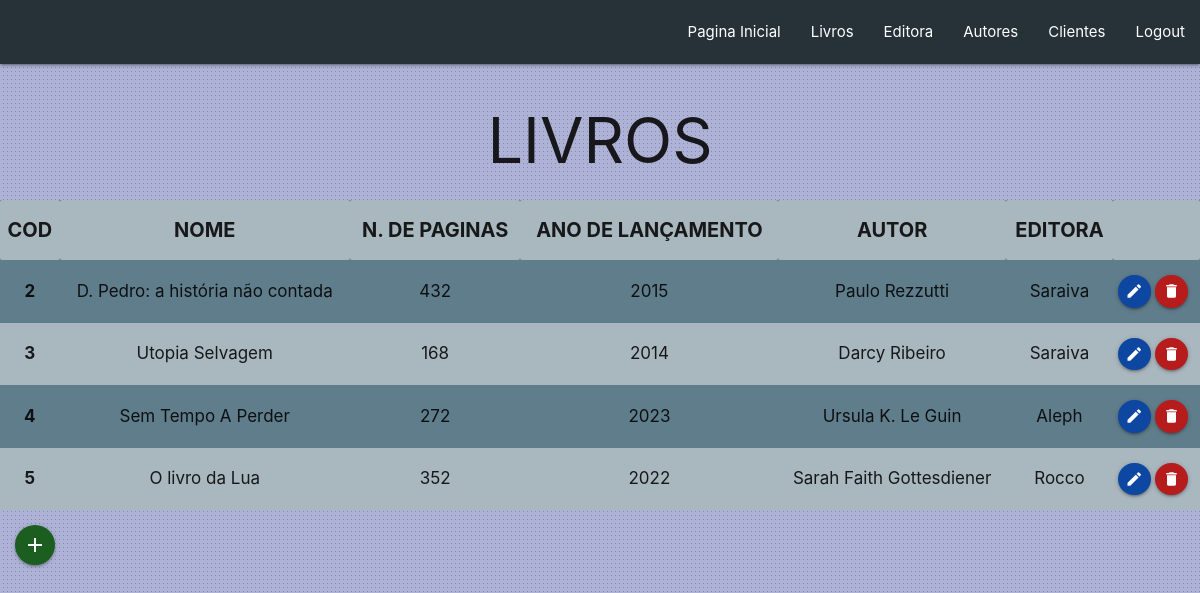
The app's page /VIEW/livros/listalivros.php (signed in) with its own data.
### tables this page shows
CREATE TABLE `livros` (
  `cod` int(11) NOT NULL,
  `nome` varchar(100) NOT NULL,
  `n_paginas` int(100) NOT NULL,
  `data_de_lancamento` int(4) NOT NULL,
  `autor` varchar(45) NOT NULL,
  `editora` varchar(45) NOT NULL
);

### DAL/dalLivros.php (called while the page is built, shortened)
<?php
    include_once 'C:\xampp\htdocs\ProjetoBibliotecaphp2023\MODEL\Livros.php';
    class dalLivros{
        public function Select(){
            $listalivros = array();
            $sql = "select * from livros;";
            $con = Conexao::conectar();
            $result = $con->query($sql);
            foreach($result as $linha){
                $livros = new \MODEL\Livros();
                $livros->setcod($linha['cod']);
                $livros->setnome($linha['nome']);
                $livros->setn_paginas($linha['n_paginas']);
                $livros->setdata_de_lancamento($linha['data_de_lancamento']);
                $livros->setautor($linha['autor']);
                $livros->seteditora($linha['editora']);
                $listalivros[] = $livros;
            }
            return $listalivros;
        }
    }
?>

### BLL/BLL_Livros.php (called while the page is built, shortened)
<?php
    include_once 'C:\xampp\htdocs\ProjetoBibliotecaphp2023\DAL\dalLivros.php';
    class bllLivros {
        public function Select (){
            $dal = new  \DAL\dalLivros();
            return $dal->Select();
        }
    }
?>

### MODEL/Livros.php (called while the page is built, shortened)
<?php
    class Livros {
        private ?int $cod = null;
        private ?string $nome = null;
        private ?int $n_paginas = null;
        private ?int $data_de_lancamento = null;
        private ?string $autor = null;
        private ?string $editora = null;
        public function getcod(){
            return $this->cod;
        }
        public function setcod(int $cod){
            $this->cod = $cod;
        }
        public function getnome(){
            return $this->nome;
        }
        public function setnome(string $nome){
            $this->nome = $nome;
        }
        public function getn_paginas(){
            return $this->n_paginas;
        }
        public function setn_paginas(int $n_paginas){
            $this->n_paginas = $n_paginas;
        }
        public function getdata_de_lancamento(){
            return $this->data_de_lancamento;
        }
        public function setdata_de_lancamento(int $data_de_lancamento){
            $this->data_de_lancamento = $data_de_lancamento;
        }
        public function getautor(){
            return $this->autor;
        }
        public function setautor(string $autor){
            $this->autor = $autor;
        }
        public function geteditora(){
            return $this->editora;
        }
        public function seteditora(string $editora){
            $this->editora = $editora;
        }
    }
?>

### VIEW/livros/listalivros.php (the view, shortened to what this page needs)
<?php
    include_once 'C:\xampp\htdocs\ProjetoBibliotecaphp2023\BLL\BLL_Livros.php';
    $bll = new \BLL\bllLivros();
    $lstlivros = $bll->Select();
?>
<!DOCTYPE html>
<html lang="pt-br">
<head>
    <link rel="stylesheet" href="https://cdnjs.cloudflare.com/ajax/libs/materialize/1.0.0/css/materialize.min.css">
</head>
<body style="background-image: url(../src/fundo.png);">
    <?php include_once '../menu.php' ?>
    <h1 class="center">LIVROS</h1>
    <table class="striped blue-grey">
    <tr style="font-size: 20px;">
        <th class="center">COD</th>
        <th class="center">NOME</th>
        <th class="center">N. DE PAGINAS</th>
        <th class="center">ANO DE LANÇAMENTO</th>
        <th class="center">AUTOR</th>
        <th class="center">EDITORA</th>
        <th></th>
    </tr>
    <?php
    if($lstlivros != null){
        foreach($lstlivros as $livro){
    ?>
        <tr style="font-size: 17px;">
            <td class="center" style="font-weight: bold;"><?= $livro->getcod();?></td>
            <td class="center"><?= $livro->getnome();?></td>
            <td class="center"><?= $livro->getn_paginas();?></td>
            <td class="center"><?= $livro->getdata_de_lancamento();?></td>
            <td class="center"><?= $livro->getautor();?></td>
            <td class="center"><?= $livro->geteditora();?></td>
            <td>
                <a class="btn-floating btn-small waves-effect waves-light blue darken-4" onclick="JavaScript:location.href='edit_livro.php?cod=' + <?php echo $livro->getcod(); ?>"><i class="material-icons">edit</i></a>
                <a class="btn-floating btn-small waves-effect waves-light red darken-4" onclick="JavaScript: remover(<?php echo $livro->getcod(); ?>);"><i class="material-icons">delete</i></a>
            </td>
        </tr>
    <?php
            }
        }
    ?>
    </table>
    <a class="btn-floating btn-medium waves-effect waves-light green darken-4" style="margin: 15px;" href="insert_livro.php"><i class="material-icons">add</i></a>
</body>
</html>

### VIEW/menu.php (shortened to what this page needs)
<!DOCTYPE html>
<html lang="pt-br">
<head>
    <link rel="stylesheet" href="https://cdnjs.cloudflare.com/ajax/libs/materialize/1.0.0/css/materialize.min.css">
</head>
<body>
    <nav class="blue-grey darken-4">
        <div class="nav-wrapper">
        <ul id="nav-mobile" class="right hide-on-med-and-down">
            <li><a href="/ProjetoBibliotecaphp2023/VIEW/PaginaPrincipal.php">Pagina Inicial</a></li>
            <li><a href="/ProjetoBibliotecaphp2023/VIEW/livros/listalivros.php">Livros</a></li>
            <li><a href="/ProjetoBibliotecaphp2023/VIEW/editoras/listaeditoras.php">Editora</a></li>
            <li><a href="/ProjetoBibliotecaphp2023/VIEW/autores/listaautores.php">Autores</a></li>
            <li><a href="/ProjetoBibliotecaphp2023/VIEW/pessoas/listapessoas.php">Clientes</a></li>
            <li><a href="/ProjetoBibliotecaphp2023/VIEW/logout.php">Logout</a></li>
        </ul>
        </div>
    </nav>
</body>
</html>

### records on screen
livros: cod "2", nome "D. Pedro: a história não contada", n_paginas "432", data_de_lancamento "2015", autor "Paulo Rezzutti", editora "Saraiva"
livros: cod "3", nome "Utopia Selvagem", n_paginas "168", data_de_lancamento "2014", autor "Darcy Ribeiro", editora "Saraiva"
livros: cod "4", nome "Sem Tempo A Perder", n_paginas "272", data_de_lancamento "2023", autor "Ursula K. Le Guin", editora "Aleph"
livros: cod "5", nome "O livro da Lua", n_paginas "352", data_de_lancamento "2022", autor "Sarah Faith Gottesdiener", editora "Rocco"
